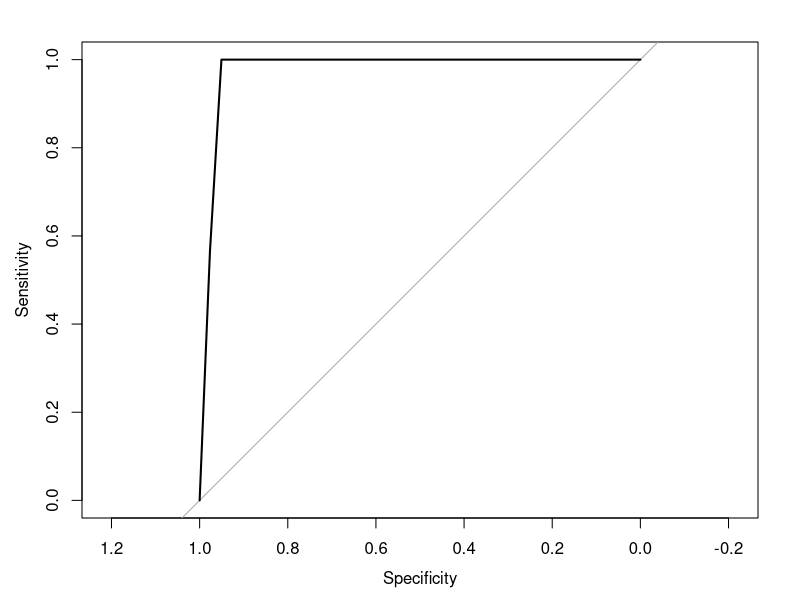

R code for this plot: (Note: this script raises an error after producing the figure.)
setwd("F:/SMU2/Data mining/Assignment2")
carData = read.csv("car.csv")
View(carData)
x = carData[,0:5]
y = carData[,6]
View(x)
View(y)

#Try rpart
#install.packages("rpart")
library(rpart)
treeCar = rpart(shouldBuy~.,data=carData,method="class",control=rpart.control(minsplit=10))
treeCar
predBuy = predict(treeCar,newdata=carData,type="class")
head(predBuy)
treeCM = table(carData[,"shouldBuy"],predBuy)
treeCM
sum(diag(treeCM)/sum(treeCM))
#install.packages("pROC")
library(pROC)
predCarProb = predict(treeCar,newdata = carData, type="prob")
predCarProb
roc(carData[,"shouldBuy"],predCarProb[,2])
plot(roc(carData[,"shouldBuy"],predCarProb[,2]))

#RandomForest
#install.packages("randomForest")
library(randomForest)
rf = randomForest(x,y)
rf
rfp = predict(rf,x)
rfCM = table(rfp,y)
sum(diag(rfCM))/sum(rfCM)
rfProb = predict(rf,x,type="prob")
roc(carData[,"shouldBuy"],rfProb[,2])
plot(roc(carData[,"shouldBuy"],rfProb[,2]))


rf = randomForest(x,y,nodesize = 50)
rf
rfp = predict(rf,x)
rfCM = table(rfp,y)
sum(diag(rfCM))/sum(rfCM)
rfProb = predict(rf,x,type="prob")


#sensitivity is the ability to correctly identify a given class
#specificity is the ability to correctly identify those who are in the different class(es)
#Hear, we are using the second column that menas class 'M'

#if we have more than two classes you need to use multiclass.roc
roc(carData[,"shouldBuy"],rfProb[,2])
plot(roc(carData[,"shouldBuy"],rfProb[,2]))

#if you have more than 2 classes, you can run this separately for each class
plot(roc(carData[,"shouldBuy"],rfProb[,1]))
plot(roc(carData[,"shouldBuy"],rfProb[,2]))
plot(roc(carData[,"shouldBuy"],rfProb[,3]))
plot(roc(carData[,"shouldBuy"],rfProb[,4]))


rf = randomForest(x,y,nodesize = 10)
rf
rfp = predict(rf,x)
rfCM = table(rfp,y)
sum(diag(rfCM))/sum(rfCM)
rfProb = predict(rf,x,type="prob")
roc(carData[,"shouldBuy"],rfProb[,2])
plot(roc(carData[,"shouldBuy"],rfProb[,2]))


#use caret package for 10 fold cross validation
#install.packages("caret")

library(caret)
control = trainControl(method="repeatedcv",number=10, repeats=3)
seed = 7
metric = "Accuracy"
set.seed(seed)
#install.packages("e1071")
library(e1071)
rf_default = train(x,y,method="rf",metric=metric,trControl=control)
library(caret)
control = trainControl(method='repeatedcv',number=10,repeats=3)
rf_default = train(x,y, method="rf",metric=metric,trControl=control)
print(rf_default)
varImp(rf_default)
ggplot(varImp(rf_default))